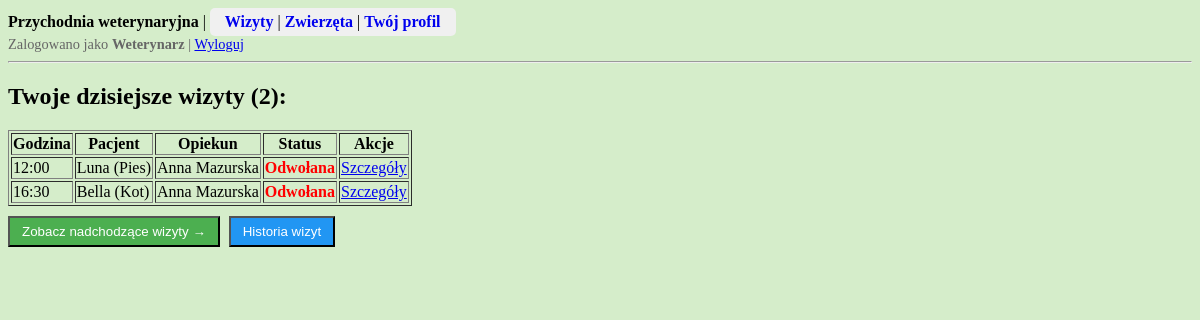
The page /przychodnia/wizyty/dzisiejsze/ (signed in) on the database as committed earlier.
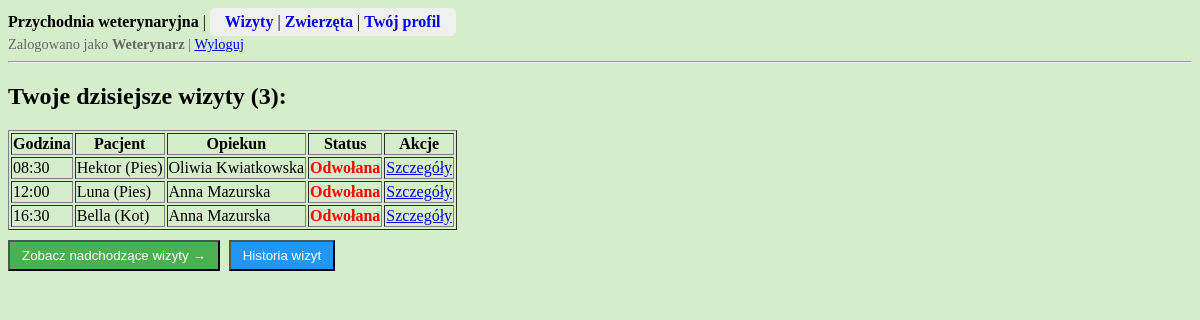
The same page on the database as committed later.
### przychodnia/models.py (models this page shows, shortened)
class Wizyta(models.Model):
    zwierze = models.ForeignKey(Zwierze, on_delete = models.CASCADE)
    weterynarz = models.ForeignKey(Weterynarz, on_delete = models.PROTECT)
    data_wizyty = models.DateField()
    godzina_wizyty = models.TimeField()
    status = models.IntegerField(choices = STATUS_WIZYTA.choices, default = STATUS_WIZYTA.Zaplanowana)
    notatka = models.TextField(blank = True)  # obowiązkowa dopiero po zrealizowaniu wizyty
    @classmethod  # metoda działająca na klasie, nie na obiekcie
    def aktualizuj_przeterminowane_wizyty(cls):
        for wizyta in cls.objects.filter(status=STATUS_WIZYTA.Zaplanowana):
            czas_wizyty = datetime.combine(wizyta.data_wizyty, wizyta.godzina_wizyty)
            if czas_wizyty + timedelta(hours=1) < datetime.now():
                wizyta.status = STATUS_WIZYTA.Odwołana
                wizyta.save()
    class Meta:
        verbose_name_plural = "Wizyty"
        ordering = ['data_wizyty', 'godzina_wizyty', 'status']

class Zwierze(models.Model):
    imie = models.CharField(max_length = 50)
    opiekun = models.ForeignKey(Opiekun, on_delete = models.PROTECT)
    gatunek = models.IntegerField(choices = GATUNEK.choices)
    plec = models.IntegerField(choices = PLEC_ZWIERZE.choices)
    data_urodzenia = models.DateField(blank = True, null = True)  # opcjonalnie
    data_dodania = models.DateTimeField(auto_now_add = True, editable = False)
    class Meta:
        verbose_name_plural = "Zwierzeta"
        ordering = ['opiekun__nazwisko', 'gatunek', 'imie']

class Opiekun(models.Model):
    user = models.OneToOneField(User, on_delete=models.CASCADE)  # polaczenie profilu opiekuna z kontem uzytkownika User
    imie = models.CharField(max_length = 50)
    nazwisko = models.CharField(max_length = 100)
    plec = models.IntegerField(choices = PLEC_OSOBA.choices, default = PLEC_OSOBA.Inna)
    data_dodania = models.DateTimeField(auto_now_add = True, editable = False)
    class Meta:
        verbose_name_plural = "Opiekunowie"
        ordering = ['nazwisko', 'imie']

### przychodnia/views.py (the view)
# urls.py: path('wizyty/dzisiejsze/', views.dzisiejsze_wizyty, name='dzisiejsze-wizyty'),
@login_required
def dzisiejsze_wizyty(request):
    user = request.user
    Wizyta.aktualizuj_przeterminowane_wizyty()
    if not hasattr(user, "weterynarz"):
        return HttpResponseForbidden()  # widok tylko dla weterynarza
    wizyty = Wizyta.objects.filter(
        weterynarz=user.weterynarz,  # tylko wizyty weterynarza
        data_wizyty=date.today()  # wszystkie statusy, ale tylko dzisiejsze wizyty
    )
    return render(request, 'przychodnia/wizyty/dzisiejsze_wizyty.html', {'wizyty': wizyty})

### przychodnia/templates/przychodnia/wizyty/dzisiejsze_wizyty.html (shortened to what this page needs)
{% extends "przychodnia/base.html" %}
{% block content %}
<h2>Twoje dzisiejsze wizyty ({{ wizyty|length }}):</h2>
{% if wizyty %}
<table border="1">
    <tr>
        <th>Godzina</th>
        <th>Pacjent</th>
        <th>Opiekun</th>
        <th>Status</th>
        <th>Akcje</th>
    </tr>
    {% for wizyta in wizyty %}
    <tr>
        <td>{{ wizyta.godzina_wizyty|time:"H:i" }}</td>
        <td>{{ wizyta.zwierze.imie }} ({{ wizyta.zwierze.get_gatunek_display }})</td>
        <td>{{ wizyta.zwierze.opiekun.imie }} {{ wizyta.zwierze.opiekun.nazwisko }}</td>
        <td>
            <span class="
                {% if wizyta.status == 1 %}status-1
                {% elif wizyta.status == 2 %}status-2
                {% elif wizyta.status == 3 %}status-3
                {% endif %}
            ">
            {{ wizyta.get_status_display }}
            </span>
        </td>
        <td>
            <a href="{% url 'wizyta-detail' pk=wizyta.pk %}">Szczegóły</a>
        </td>
    </tr>
    {% endfor %}
</table>
{% else %}
    <p>Brak wizyt na dzisiaj.</p>
{% endif %}
<form method="get" action="{% url 'przyszle-wizyty' %}" style="display: inline">
    <button type="submit"
            style="background-color: #4CAF50; color: white; padding: 6px 12px; text-decoration: none; margin-top: 10px;">
        Zobacz nadchodzące wizyty →
    </button>
</form>
<form method="get" action="{% url 'historia-wizyt' %}" style="display: inline;">
    <button type="submit"
            style="background-color: #2196F3; color: white; padding: 6px 12px; text-decoration: none; margin-left: 5px;">
        Historia wizyt
    </button>
</form>
{% endblock %}

### przychodnia/templates/przychodnia/base.html (shortened to what this page needs)
{% load static %}
<!DOCTYPE html>
<html>
    <head>
        <link href="{% static "css/przychodnia.css" %}" rel="stylesheet">
    </head>
    <body>
        <div id="header" >
            <div>
                <strong>Przychodnia weterynaryjna</strong>
                    |
                {% if user.is_authenticated %}
                    <span class="nav-links">
                        {% if user.weterynarz %}
                            <a href="{% url 'dzisiejsze-wizyty' %}">Wizyty</a>
                        {% else %}
                            <a href="{% url 'przyszle-wizyty' %}">Wizyty</a>
                        {% endif %}
                        | <a href="{% url 'lista-zwierzat' %}">Zwierzęta</a>
                        | <a href="{% url 'user-profil' %}">Twój profil</a>
                    </span>
                {% else %}
                    <a href="{% url 'user-login' %}">Zaloguj</a>
                {% endif %}
            </div>
            {% if user.is_authenticated %}
                <div class="user-info">
                    Zalogowano jako <strong>{% if user.weterynarz %}Weterynarz{% elif user.opiekun %}Opiekun{% endif %}</strong>
                    | <a href="{% url 'user-logout' %}">Wyloguj</a>
                </div>
            {% endif %}
        </div>
        <hr/>
        <div id="content">
            {% block content %}
            {% endblock %}
        </div>
    </body>
</html>

### przychodnia/static/css/przychodnia.css (style rules this page uses)
body { background-color: rgb(213, 237, 202); }

### przychodnia/templates/przychodnia/base.html (style rules this page uses)
.status-3 { color: red; font-weight: bold; }
.nav-links { background-color: #f0f0f0; padding: 5px 15px; border-radius: 5px; display: inline-block; }
.nav-links a { font-weight: bold; text-decoration: none; }
.user-info { font-size: 0.9em; color: #666; }

Rows that differ between the two databases and show on the page:
added Wizyta: godzina_wizyty "08:30", zwierze.imie "Hektor", zwierze.gatunek "Pies", zwierze.opiekun.imie "Oliwia", zwierze.opiekun.nazwisko "Kwiatkowska", status "Odwołana"
Other text that changed with them:
{{ wizyty|length }}: "2" → "3"
